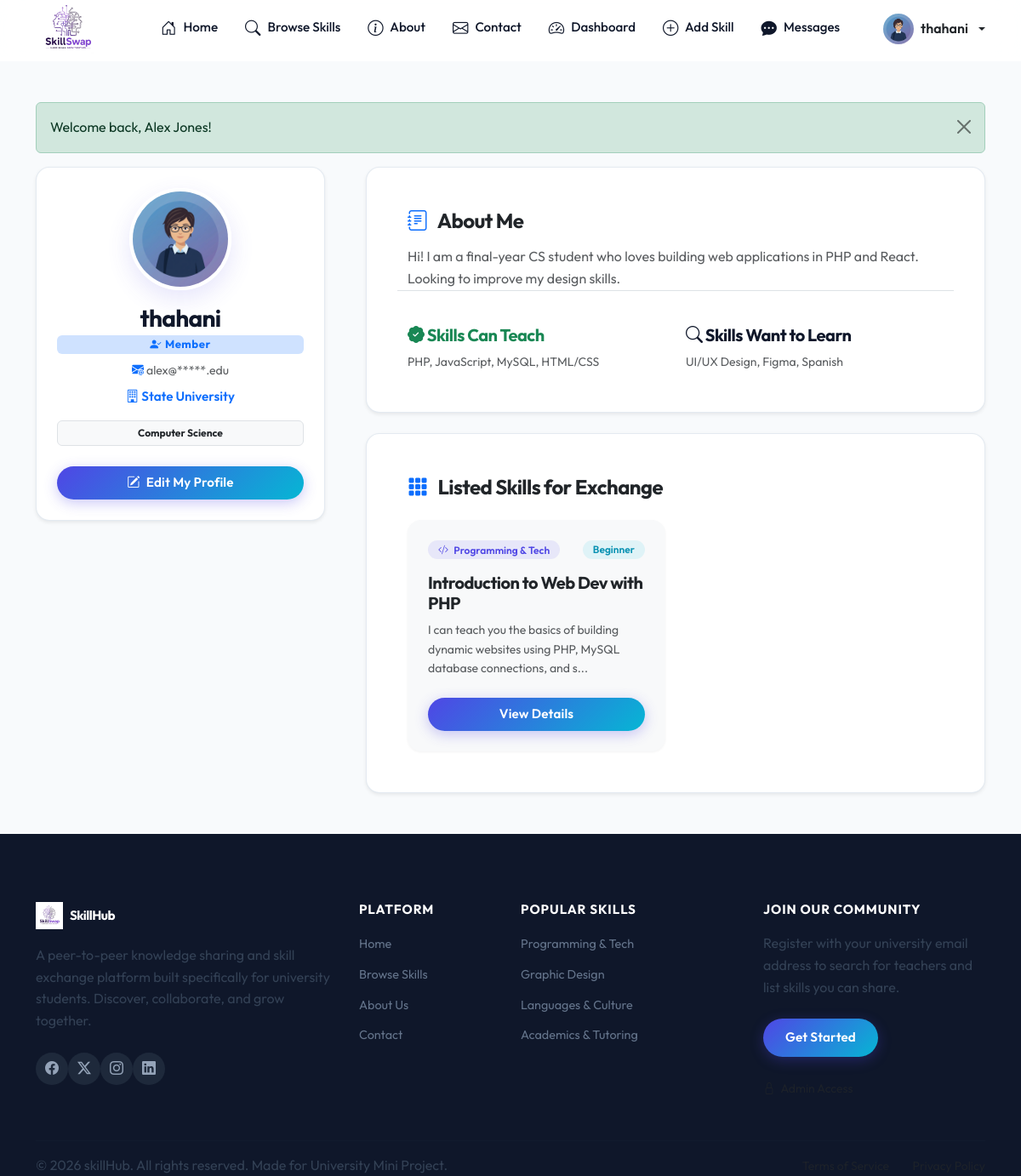
The app's page /profile.php (signed in) with its own data.
### tables this page shows
CREATE TABLE `users` (
  `id` int(11) NOT NULL,
  `username` varchar(50) NOT NULL,
  `email` varchar(100) NOT NULL,
  `password` varchar(255) NOT NULL,
  `name` varchar(100) NOT NULL,
  `university` varchar(150) DEFAULT NULL,
  `department` varchar(150) DEFAULT NULL,
  `bio` text DEFAULT NULL,
  `skills_teach` text DEFAULT NULL,
  `skills_learn` text DEFAULT NULL,
  `profile_photo` varchar(255) DEFAULT 'default-profile.png',
  `created_at` timestamp NOT NULL DEFAULT current_timestamp()
);

CREATE TABLE `skills` (
  `id` int(11) NOT NULL,
  `user_id` int(11) NOT NULL,
  `title` varchar(100) NOT NULL,
  `description` text NOT NULL,
  `category_id` int(11) NOT NULL,
  `level` enum('Beginner','Intermediate','Advanced') NOT NULL,
  `availability` varchar(100) NOT NULL,
  `created_at` timestamp NOT NULL DEFAULT current_timestamp()
);

CREATE TABLE `categories` (
  `id` int(11) NOT NULL,
  `name` varchar(50) NOT NULL,
  `icon` varchar(50) DEFAULT 'bi-code-slash'
);

### profile.php (the view, shortened to what this page needs)
<?php
require_once 'includes/db.php';
require_once 'includes/auth.php';
$user_id = isset($_GET['id']) ? (int)$_GET['id'] : 0;
if ($user_id <= 0) {
    if (isLoggedIn()) {
        $user_id = $_SESSION['user_id'];
    } else {
        header("Location: index.php");
        exit;
    }
}
$student = null;
try {
    $stmt = $pdo->prepare("SELECT * FROM users WHERE id = ?");
    $stmt->execute([$user_id]);
    $student = $stmt->fetch();
} catch (PDOException $e) {
}
$student_skills = [];
try {
    $stmt = $pdo->prepare("SELECT s.*, c.name as category_name, c.icon as category_icon
                           FROM skills s
                           JOIN categories c ON s.category_id = c.id
                           WHERE s.user_id = ?
                           ORDER BY s.created_at DESC");
    $stmt->execute([$user_id]);
    $student_skills = $stmt->fetchAll();
} catch (PDOException $e) {
}
$is_own_profile = isLoggedIn() && ($_SESSION['user_id'] == $student['id']);
require_once 'includes/header.php';
require_once 'includes/navbar.php';
?>
<div class="container my-5">
    <div class="row g-5">
        <div class="col-lg-4">
            <div class="card card-premium p-4 text-center bg-white shadow-sm">
                <div class="avatar-wrapper mb-3">
                    <img src="assets/uploads/<?php echo htmlspecialchars($student['profile_photo'] ? $student['profile_photo'] : 'default-profile.png'); ?>" alt="Student Photo" class="avatar-profile shadow-md">
                </div>
                <h3 class="fw-bold mb-1"><?php echo htmlspecialchars($student['username']); ?></h3>
                <span class="badge bg-primary-subtle text-primary px-3 py-1 mb-2" style="font-size:0.82rem; letter-spacing:0.04em;"><i class="bi bi-person-check-fill me-1"></i>Member</span>
                <?php
                    $email_parts = explode('@', $student['email']);
                    $masked_email = $email_parts[0] . '@*****.edu';
                ?>
                <p class="text-muted small mb-2"><i class="bi bi-envelope-at-fill text-primary"></i> <?php echo htmlspecialchars($masked_email); ?></p>
                <p class="text-primary fw-semibold mb-3" style="font-size: 0.95rem;">
                    <i class="bi bi-building"></i> <?php echo htmlspecialchars($student['university'] ? $student['university'] : 'University Not Set'); ?>
                </p>
                <span class="badge bg-light text-dark px-3 py-2 border mb-4"><?php echo htmlspecialchars($student['department'] ? $student['department'] : 'Department Not Set'); ?></span>
                <?php if ($is_own_profile): ?>
                    <a href="edit-profile.php" class="btn btn-premium btn-sm w-100 py-2">
                        <i class="bi bi-pencil-square me-1"></i> Edit My Profile
                    </a>
                <?php else: ?>
                    <div class="text-muted small">
                        <i class="bi bi-calendar3 me-1"></i> Student since <?php echo date("M Y", strtotime($student['created_at'])); ?>
                    </div>
                <?php endif; ?>
            </div>
        </div>
        <div class="col-lg-8">
            <div class="card card-premium p-4 p-md-5 bg-white shadow-sm mb-4">
                <h4 class="fw-bold mb-3 text-dark"><i class="bi bi-journal-text text-primary me-2"></i> About Me</h4>
                <p class="text-muted mb-4 leading-relaxed" style="white-space: pre-line;"><?php echo htmlspecialchars($student['bio'] ? $student['bio'] : "This student has not written a bio description yet."); ?></p>
                <div class="row g-4 pt-3 border-top">
                    <div class="col-sm-6">
                        <h5 class="fw-bold text-success mb-2"><i class="bi bi-patch-check-fill"></i> Skills Can Teach</h5>
                        <?php if (!empty($student['skills_teach'])): ?>
                            <p class="text-muted small mb-0"><?php echo htmlspecialchars($student['skills_teach']); ?></p>
                        <?php else: ?>
                            <p class="text-muted small italic mb-0">No list specified yet.</p>
                        <?php endif; ?>
                    </div>
                    <div class="col-sm-6">
                        <h5 class="fw-bold text-secondary-color mb-2"><i class="bi bi-search"></i> Skills Want to Learn</h5>
                        <?php if (!empty($student['skills_learn'])): ?>
                            <p class="text-muted small mb-0"><?php echo htmlspecialchars($student['skills_learn']); ?></p>
                        <?php else: ?>
                            <p class="text-muted small italic mb-0">No list specified yet.</p>
                        <?php endif; ?>
                    </div>
                </div>
            </div>
            <div class="card card-premium p-4 p-md-5 bg-white shadow-sm">
                <h4 class="fw-bold mb-4 text-dark"><i class="bi bi-grid-3x3-gap-fill text-primary me-2"></i> Listed Skills for Exchange</h4>
                <?php if (empty($student_skills)): ?>
                    <div class="text-center py-4">
                        <p class="text-muted mb-0">This student has not posted any active listings yet.</p>
                    </div>
                <?php else: ?>
                    <div class="row g-4">
                        <?php foreach ($student_skills as $skill): ?>
                            <div class="col-md-6">
                                <div class="card card-premium h-100 p-4 bg-light border-0 d-flex flex-column justify-content-between">
                                    <div>
                                        <div class="d-flex justify-content-between align-items-center mb-3">
                                            <span class="badge badge-custom badge-category">
                                                <i class="bi <?php echo htmlspecialchars($skill['category_icon']); ?> me-1"></i> <?php echo htmlspecialchars($skill['category_name']); ?>
                                            </span>
                                            <span class="badge badge-custom badge-level-<?php echo strtolower($skill['level']); ?>"><?php echo htmlspecialchars($skill['level']); ?></span>
                                        </div>
                                        <h5 class="fw-bold text-dark mb-2"><?php echo htmlspecialchars($skill['title']); ?></h5>
                                        <p class="text-muted small mb-3"><?php echo htmlspecialchars(substr($skill['description'], 0, 100)) . (strlen($skill['description']) > 100 ? '...' : ''); ?></p>
                                    </div>
                                    <div class="mt-2">
                                        <a href="skill-details.php?id=<?php echo $skill['id']; ?>" class="btn btn-sm btn-premium w-100 text-center py-2">
                                            View Details
                                        </a>
                                    </div>
                                </div>
                            </div>
                        <?php endforeach; ?>
                    </div>
                <?php endif; ?>
            </div>
        </div>
    </div>
</div>
<?php require_once 'includes/footer.php'; ?>

### includes/navbar.php (shortened to what this page needs)
<?php
$base_path = isset($base_path) ? $base_path : '';
require_once __DIR__ . '/auth.php';
require_once __DIR__ . '/db.php';
$current_user = null;
if (isLoggedIn()) {
    $current_user = getLoggedInUser($pdo);
}
?>
<nav class="navbar navbar-expand-lg navbar-custom sticky-top">
    <div class="container">
        <a class="navbar-brand navbar-brand-custom d-flex align-items-center" href="<?php echo $base_path; ?>index.php">
            <img src="<?php echo $base_path; ?>assets/img/logo2.jpeg" alt="SkillSwap Logo" style="height: 75px; width: auto; object-fit: contain;">
        </a>
        <div class="collapse navbar-collapse" id="navbarNav">
            <ul class="navbar-nav ms-lg-5 me-auto mb-2 mb-lg-0 align-items-lg-center gap-3">
                <?php if (isAdminLoggedIn()): ?>
                    <li class="nav-item">
                        <a class="nav-link nav-link-custom" href="<?php echo $base_path; ?>admin/dashboard.php">Dashboard</a>
                    </li>
                    <li class="nav-item">
                        <a class="nav-link nav-link-custom" href="<?php echo $base_path; ?>admin/users.php">Users</a>
                    </li>
                    <li class="nav-item">
                        <a class="nav-link nav-link-custom" href="<?php echo $base_path; ?>admin/skills.php">Skills</a>
                    </li>
                    <li class="nav-item">
                        <a class="nav-link nav-link-custom" href="<?php echo $base_path; ?>admin/categories.php">Categories</a>
                    </li>
                    <li class="nav-item">
                        <a class="nav-link nav-link-custom" href="<?php echo $base_path; ?>admin/requests.php">Requests</a>
                    </li>
                <?php else: ?>
                    <li class="nav-item">
                        <a class="nav-link nav-link-custom" href="<?php echo $base_path; ?>index.php">
                            <i class="bi bi-house-door"></i> Home
                        </a>
                    </li>
                    <li class="nav-item">
                        <a class="nav-link nav-link-custom" href="<?php echo $base_path; ?>browse-skills.php">
                            <i class="bi bi-search"></i> Browse Skills
                        </a>
                    </li>
                    <li class="nav-item">
                        <a class="nav-link nav-link-custom" href="<?php echo $base_path; ?>about.php">
                            <i class="bi bi-info-circle"></i> About
                        </a>
                    </li>
                    <li class="nav-item">
                        <a class="nav-link nav-link-custom" href="<?php echo $base_path; ?>contact.php">
                            <i class="bi bi-envelope"></i> Contact
                        </a>
                    </li>
                    <?php if (isLoggedIn()): ?>
                        <li class="nav-item">
                            <a class="nav-link nav-link-custom" href="<?php echo $base_path; ?>dashboard.php">
                                <i class="bi bi-speedometer2"></i> Dashboard
                            </a>
                        </li>
                        <li class="nav-item">
                            <a class="nav-link nav-link-custom" href="<?php echo $base_path; ?>add-skill.php">
                                <i class="bi bi-plus-circle"></i> Add Skill
                            </a>
                        </li>
                        <li class="nav-item">
                            <a class="nav-link nav-link-custom position-relative" href="<?php echo $base_path; ?>messages.php">
                                <i class="bi bi-chat-dots-fill"></i> Messages
                            </a>
                        </li>
                    <?php endif; ?>
                <?php endif; ?>
            </ul>
            <div class="d-flex align-items-center gap-3 ms-auto">
                <?php if (isAdminLoggedIn()): ?>
                    <span class="badge bg-danger">Admin Mode</span>
                    <a href="<?php echo $base_path; ?>logout.php" class="btn btn-premium-outline py-2 px-4">Logout</a>
                <?php elseif (isLoggedIn() && $current_user): ?>
                    <div class="dropdown">
                        <a class="d-flex align-items-center gap-2 text-decoration-none dropdown-toggle text-dark" href="#" role="button" id="profileDropdown" data-bs-toggle="dropdown" aria-expanded="false">
                            <?php
                            $photo_src = $base_path . 'assets/uploads/' . ($current_user['profile_photo'] ? $current_user['profile_photo'] : 'default-profile.png');
                            ?>
                            <img src="<?php echo $photo_src; ?>" alt="Profile" class="avatar-nav">
                            <span class="fw-semibold d-none d-sm-inline"><?php echo htmlspecialchars($current_user['username']); ?></span>
                        </a>
                    </div>
                <?php else: ?>
                    <a href="<?php echo $base_path; ?>login.php" class="btn btn-premium-outline py-2 px-4">Log In</a>
                    <a href="<?php echo $base_path; ?>register.php" class="btn btn-premium py-2 px-4">Sign Up</a>
                <?php endif; ?>
            </div>
        </div>
    </div>
</nav>

### records on screen
users: profile_photo (placeholder picture), username "thahani", email "alex@*****.edu", university "State University", department "Computer Science", bio "Hi! I am a final-year CS student who loves building web applications in PHP and React. Looking to improve my design skills.", skills_teach "PHP, JavaScript, MySQL, HTML/CSS", skills_learn "UI/UX Design, Figma, Spanish"
skills: category.name "Programming & Tech", level "Beginner", title "Introduction to Web Dev with PHP", description "I can teach you the basics of building dynamic websites using PHP, MySQL database connections, and s"

### other values on screen
$msg['text'] "Welcome back, Alex Jones!"
